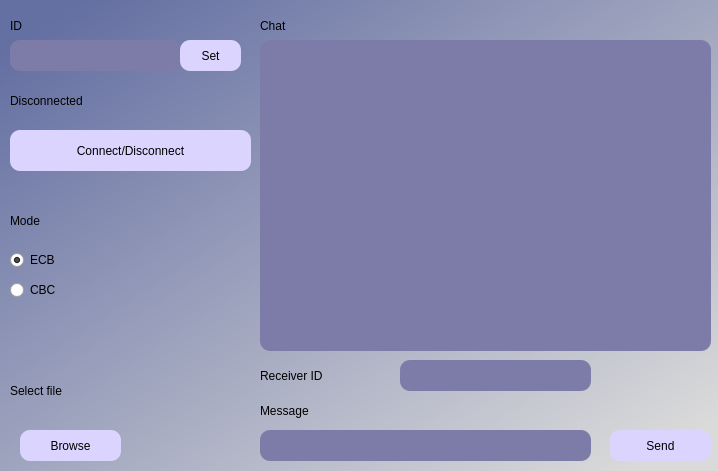
<?xml version="1.0" encoding="UTF-8"?>
<ui version="4.0">
 <class>Dialog</class>
 <widget class="QDialog" name="Dialog">
  <property name="geometry">
   <rect>
    <x>0</x>
    <y>0</y>
    <width>718</width>
    <height>471</height>
   </rect>
  </property>
  <property name="windowTitle">
   <string>File Encrypter/Decrypter</string>
  </property>
  <widget class="QWidget" name="widget" native="true">
   <property name="geometry">
    <rect>
     <x>0</x>
     <y>0</y>
     <width>721</width>
     <height>481</height>
    </rect>
   </property>
   <property name="styleSheet">
    <string notr="true">QWidget#widget{
background-color:qlineargradient(spread:pad, x1:0.051, y1:0.0568182, x2:0.926136, y2:0.938, stop:0 rgba(100, 111, 162, 255), stop:1 rgba(218, 218, 218, 255))}</string>
   </property>
   <widget class="QLabel" name="label_2">
    <property name="geometry">
     <rect>
      <x>10</x>
      <y>350</y>
      <width>241</width>
      <height>81</height>
     </rect>
    </property>
    <property name="styleSheet">
     <string notr="true">font: 22pt &quot;MS Shell Dlg 2&quot;;
color:rgb(0, 0, 0);</string>
    </property>
    <property name="text">
     <string>Select file</string>
    </property>
   </widget>
   <widget class="QPushButton" name="browse_button">
    <property name="geometry">
     <rect>
      <x>20</x>
      <y>430</y>
      <width>101</width>
      <height>31</height>
     </rect>
    </property>
    <property name="styleSheet">
     <string notr="true">border-radius:10px;
background-color: rgb(219, 212, 255);
font: 16pt &quot;MS Shell Dlg 2&quot;;</string>
    </property>
    <property name="text">
     <string>Browse</string>
    </property>
   </widget>
   <widget class="QLineEdit" name="message_line">
    <property name="geometry">
     <rect>
      <x>260</x>
      <y>430</y>
      <width>331</width>
      <height>31</height>
     </rect>
    </property>
    <property name="styleSheet">
     <string notr="true">border-radius:10px;
background-color: rgb(125, 124, 168);</string>
    </property>
    <property name="text">
     <string/>
    </property>
   </widget>
   <widget class="QPushButton" name="submit_button">
    <property name="geometry">
     <rect>
      <x>610</x>
      <y>430</y>
      <width>101</width>
      <height>31</height>
     </rect>
    </property>
    <property name="styleSheet">
     <string notr="true">border-radius:10px;
font: 16pt &quot;MS Shell Dlg 2&quot;;
background-color: rgb(219, 212, 255);</string>
    </property>
    <property name="text">
     <string>Send</string>
    </property>
   </widget>
   <widget class="QRadioButton" name="EcbRadioButton">
    <property name="geometry">
     <rect>
      <x>10</x>
      <y>250</y>
      <width>95</width>
      <height>20</height>
     </rect>
    </property>
    <property name="text">
     <string>ECB</string>
    </property>
    <property name="checked">
     <bool>true</bool>
    </property>
   </widget>
   <widget class="QRadioButton" name="cbc_radio_button">
    <property name="geometry">
     <rect>
      <x>10</x>
      <y>280</y>
      <width>95</width>
      <height>20</height>
     </rect>
    </property>
    <property name="text">
     <string>CBC</string>
    </property>
   </widget>
   <widget class="QLabel" name="label_3">
    <property name="geometry">
     <rect>
      <x>10</x>
      <y>180</y>
      <width>91</width>
      <height>81</height>
     </rect>
    </property>
    <property name="styleSheet">
     <string notr="true">font: 22pt &quot;MS Shell Dlg 2&quot;;
color:rgb(0, 0, 0);</string>
    </property>
    <property name="text">
     <string>Mode</string>
    </property>
   </widget>
   <widget class="QLabel" name="ConnectionStatusLabel">
    <property name="geometry">
     <rect>
      <x>10</x>
      <y>60</y>
      <width>241</width>
      <height>81</height>
     </rect>
    </property>
    <property name="styleSheet">
     <string notr="true">font: 22pt &quot;MS Shell Dlg 2&quot;;
color:rgb(0, 0, 0);</string>
    </property>
    <property name="text">
     <string>Disconnected</string>
    </property>
   </widget>
   <widget class="QTextEdit" name="text_edit">
    <property name="geometry">
     <rect>
      <x>260</x>
      <y>40</y>
      <width>451</width>
      <height>311</height>
     </rect>
    </property>
    <property name="styleSheet">
     <string notr="true">border-radius:10px;
background-color: rgb(125, 124, 168);
font-size: 20px;</string>
    </property>
   </widget>
   <widget class="QPushButton" name="connection_button">
    <property name="geometry">
     <rect>
      <x>10</x>
      <y>130</y>
      <width>241</width>
      <height>41</height>
     </rect>
    </property>
    <property name="styleSheet">
     <string notr="true">border-radius:10px;
background-color: rgb(219, 212, 255);
font: 16pt &quot;MS Shell Dlg 2&quot;;</string>
    </property>
    <property name="text">
     <string>Connect/Disconnect</string>
    </property>
   </widget>
   <widget class="QLineEdit" name="id_line">
    <property name="geometry">
     <rect>
      <x>10</x>
      <y>40</y>
      <width>171</width>
      <height>31</height>
     </rect>
    </property>
    <property name="styleSheet">
     <string notr="true">border-radius:10px;
background-color: rgb(125, 124, 168);</string>
    </property>
    <property name="text">
     <string/>
    </property>
   </widget>
   <widget class="QLabel" name="label">
    <property name="geometry">
     <rect>
      <x>10</x>
      <y>10</y>
      <width>91</width>
      <height>31</height>
     </rect>
    </property>
    <property name="styleSheet">
     <string notr="true">font: 22pt &quot;MS Shell Dlg 2&quot;;
color:rgb(0, 0, 0);</string>
    </property>
    <property name="text">
     <string>ID</string>
    </property>
   </widget>
   <widget class="QPushButton" name="id_button">
    <property name="geometry">
     <rect>
      <x>180</x>
      <y>40</y>
      <width>61</width>
      <height>31</height>
     </rect>
    </property>
    <property name="styleSheet">
     <string notr="true">border-radius:10px;
font: 16pt &quot;MS Shell Dlg 2&quot;;
background-color: rgb(219, 212, 255);</string>
    </property>
    <property name="text">
     <string>Set</string>
    </property>
   </widget>
   <widget class="QLineEdit" name="receiver_id">
    <property name="geometry">
     <rect>
      <x>400</x>
      <y>360</y>
      <width>191</width>
      <height>31</height>
     </rect>
    </property>
    <property name="styleSheet">
     <string notr="true">border-radius:10px;
background-color: rgb(125, 124, 168);</string>
    </property>
    <property name="text">
     <string/>
    </property>
   </widget>
   <widget class="QLabel" name="label_4">
    <property name="geometry">
     <rect>
      <x>260</x>
      <y>320</y>
      <width>221</width>
      <height>111</height>
     </rect>
    </property>
    <property name="styleSheet">
     <string notr="true">font: 15pt &quot;MS Shell Dlg 2&quot;;
color:rgb(0, 0, 0);</string>
    </property>
    <property name="text">
     <string>Receiver ID</string>
    </property>
   </widget>
   <widget class="QLabel" name="label_5">
    <property name="geometry">
     <rect>
      <x>260</x>
      <y>350</y>
      <width>221</width>
      <height>121</height>
     </rect>
    </property>
    <property name="styleSheet">
     <string notr="true">font: 15pt &quot;MS Shell Dlg 2&quot;;
color:rgb(0, 0, 0);</string>
    </property>
    <property name="text">
     <string>Message</string>
    </property>
   </widget>
   <widget class="QLabel" name="label_6">
    <property name="geometry">
     <rect>
      <x>260</x>
      <y>-30</y>
      <width>221</width>
      <height>111</height>
     </rect>
    </property>
    <property name="styleSheet">
     <string notr="true">font: 15pt &quot;MS Shell Dlg 2&quot;;
color:rgb(0, 0, 0);</string>
    </property>
    <property name="text">
     <string>Chat</string>
    </property>
   </widget>
  </widget>
 </widget>
 <resources/>
 <connections/>
</ui>
